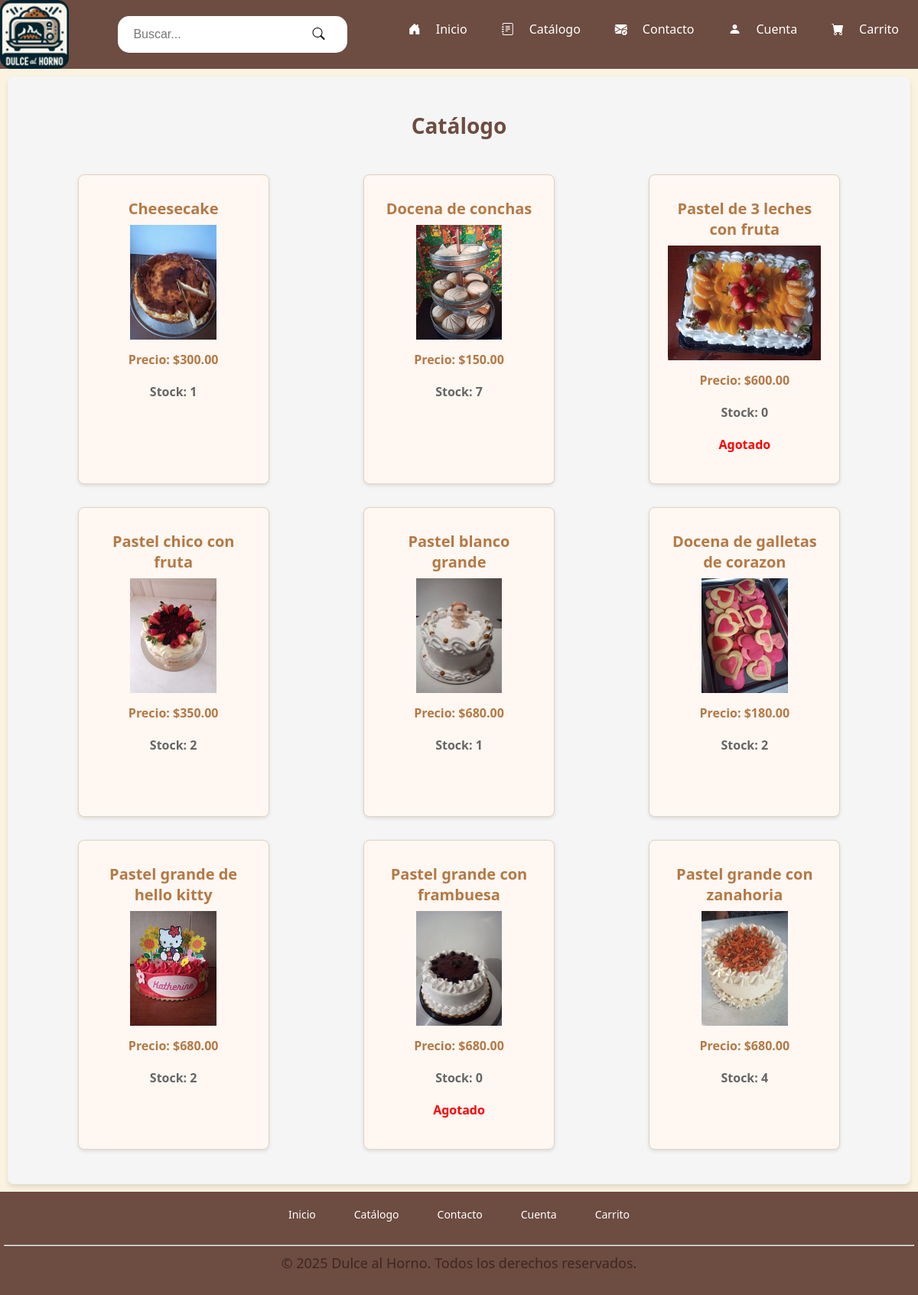
/pages/catalogo.php, run on the app's committed database.
### tables this page shows
CREATE TABLE `productos` (
  `producto_id` int(11) NOT NULL AUTO_INCREMENT,
  `nombre` varchar(100) NOT NULL,
  `precio` decimal(10,2) NOT NULL,
  `img_url` varchar(255) DEFAULT NULL,
  `estado` enum('disponible','no disponible') NOT NULL DEFAULT 'disponible',
  `descripcion` text DEFAULT NULL,
  `stock` int(11) NOT NULL DEFAULT 0,
  PRIMARY KEY (`producto_id`)
);

### productos/productos.php (the view, shortened to what this page needs)
<?php
include __DIR__ . '/../config/db.php';
$isCatalogo = basename($_SERVER['PHP_SELF']) === 'catalogo.php';
if (isset($_GET['q']) && !empty(trim($_GET['q']))) {
    $busqueda = "%" . $_GET['q'] . "%";
    $stmt = $conn->prepare("SELECT * FROM productos WHERE estado = 'disponible' AND (nombre LIKE ? OR descripcion LIKE ?)");
    $stmt->bind_param("ss", $busqueda, $busqueda);
    $stmt->execute();
    $resultado = $stmt->get_result();
    echo "<h2>Resultados para: <em>" . htmlspecialchars($_GET['q']) . "</em></h2>";
} else {
    if ($isCatalogo) {
        $resultado = $conn->query("SELECT * FROM productos WHERE estado = 'disponible'");
    } else {
        $resultado = $conn->query("SELECT * FROM productos WHERE estado = 'disponible' ORDER BY RAND() LIMIT 6");
    }
}
echo '<div class="productos-grid">';
while ($producto = $resultado->fetch_assoc()) { ?>
    <div class="producto-card">
        <?php
        $rutaDetalle = basename($_SERVER['PHP_SELF']) === 'catalogo.php'
            ? '/productos/detalle_producto.php?id=' . $producto['producto_id']
            : '/productos/detalle_producto.php?id=' . $producto['producto_id'];
        ?>
        <a href="<?= $rutaDetalle ?>" style="text-decoration: none; color: inherit;">
            <h3 style="font-size: 1.25rem; font-weight: bold; margin-bottom: 0.5rem; color: #b47945;">
                <?php echo $producto['nombre']; ?>
            </h3>
            <div class="producto-img">
                <?php
                $rutaImg = basename($_SERVER['PHP_SELF']) === 'catalogo.php'
                    ? '/' . $producto['img_url']
                    : '/'. $producto['img_url'];
                ?>
                <?php if (!empty($producto['img_url'])): ?>
                    <img src="<?= htmlspecialchars($rutaImg) ?>"
                        alt="<?= htmlspecialchars($producto['nombre']) ?>">
                <?php else: ?>
                    <i class="bi bi-image" style="font-size: 40px; color: gray;"></i>
                <?php endif; ?>
            </div>
            <p style="color: #b47945; font-weight: bold;">Precio: $<?php echo number_format($producto['precio'], 2); ?></p>
            <p style="color: #666; font-weight: bold;">Stock: <?php echo (int)$producto['stock']; ?></p>
            <?php if ($producto['stock'] <= 0) {
                echo '<p style="color: red; font-weight: bold;">Agotado</p>';
            } ?>
        </a>
    </div>
<?php }
echo '</div>';
?>

### assets/css/styles.css (style rules this page uses)
* { margin: 0; padding: 0; box-sizing: border-box; }
body { background-color: #FAF3E0; height: 100%; margin: 0; padding: 0; display: flex; flex-direction: column; font-family: 'Segoe UI', Tahoma, Geneva, Verdana, sans-serif; }
p { font-size: 18px; color: #3E2723; margin-bottom: 20px; }

### assets/css/styles-productos.css (style rules this page uses)
.productos-grid { display: grid; grid-template-columns: repeat(3, 1fr); grid-template-rows: repeat(2, 1fr); gap: 30px; padding: 20px; justify-items: center; max-width: 100%; margin: 0 auto; }
.producto-card { background-color: #FFF7F2; border: 1px solid #E0D2C0; border-radius: 8px; text-align: center; padding: 20px; width: 100%; max-width: 250px; box-shadow: 0 2px 5px rgba(0,0,0,0.1); transition: transform 0.2s ease-in-out; }
.producto-card img { max-width: 100%; height: 150px; object-fit: cover; margin-bottom: 10px; }
.producto-card h3 { margin: 10px 0 5px; font-size: 18px; color: #6D4C41; }
.producto-card p { font-size: 16px; color: #6D4C41; }

### data on the page
productos: nombre "Cheesecake", img_url (picture), precio "300.00", stock "1"
productos: nombre "Docena de conchas", img_url (picture), precio "150.00", stock "7"
productos: nombre "Pastel de 3 leches con fruta", img_url (picture), precio "600.00", stock "0", shows "Agotado"
productos: nombre "Pastel chico con fruta", img_url (picture), precio "350.00", stock "2"
productos: nombre "Pastel blanco grande", img_url (picture), precio "680.00", stock "1"
productos: nombre "Docena de galletas de corazon", img_url (picture), precio "180.00", stock "2"
productos: nombre "Pastel grande de hello kitty", img_url (picture), precio "680.00", stock "2"
productos: nombre "Pastel grande con frambuesa", img_url (picture), precio "680.00", stock "0", shows "Agotado"
productos: nombre "Pastel grande con zanahoria", img_url (picture), precio "680.00", stock "4"
